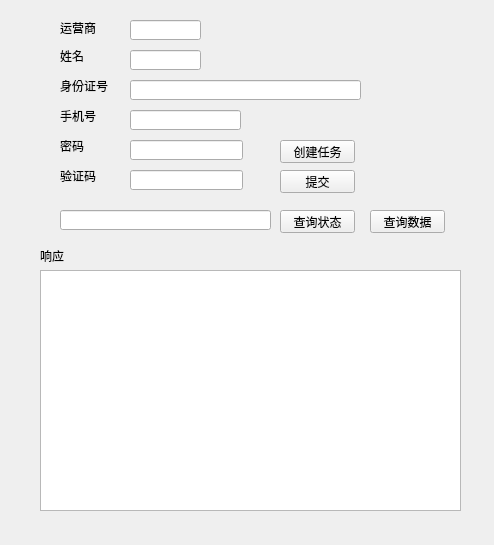
<?xml version="1.0" encoding="UTF-8"?>
<ui version="4.0">
 <class>Form</class>
 <widget class="QWidget" name="Form">
  <property name="geometry">
   <rect>
    <x>0</x>
    <y>0</y>
    <width>494</width>
    <height>545</height>
   </rect>
  </property>
  <property name="windowTitle">
   <string>私有化运营商</string>
  </property>
  <widget class="QLineEdit" name="lineEdit">
   <property name="geometry">
    <rect>
     <x>130</x>
     <y>110</y>
     <width>111</width>
     <height>20</height>
    </rect>
   </property>
  </widget>
  <widget class="QLineEdit" name="lineEdit_2">
   <property name="geometry">
    <rect>
     <x>130</x>
     <y>140</y>
     <width>113</width>
     <height>20</height>
    </rect>
   </property>
  </widget>
  <widget class="QLineEdit" name="lineEdit_3">
   <property name="geometry">
    <rect>
     <x>130</x>
     <y>80</y>
     <width>231</width>
     <height>20</height>
    </rect>
   </property>
  </widget>
  <widget class="QLineEdit" name="lineEdit_4">
   <property name="geometry">
    <rect>
     <x>130</x>
     <y>50</y>
     <width>71</width>
     <height>20</height>
    </rect>
   </property>
  </widget>
  <widget class="QLineEdit" name="lineEdit_5">
   <property name="geometry">
    <rect>
     <x>130</x>
     <y>20</y>
     <width>71</width>
     <height>20</height>
    </rect>
   </property>
  </widget>
  <widget class="QLabel" name="label">
   <property name="geometry">
    <rect>
     <x>60</x>
     <y>20</y>
     <width>41</width>
     <height>16</height>
    </rect>
   </property>
   <property name="text">
    <string>运营商</string>
   </property>
   <property name="textFormat">
    <enum>Qt::AutoText</enum>
   </property>
   <property name="wordWrap">
    <bool>false</bool>
   </property>
  </widget>
  <widget class="QLabel" name="label_2">
   <property name="geometry">
    <rect>
     <x>60</x>
     <y>50</y>
     <width>54</width>
     <height>12</height>
    </rect>
   </property>
   <property name="text">
    <string>姓名</string>
   </property>
  </widget>
  <widget class="QLabel" name="label_3">
   <property name="geometry">
    <rect>
     <x>60</x>
     <y>80</y>
     <width>54</width>
     <height>12</height>
    </rect>
   </property>
   <property name="text">
    <string>身份证号</string>
   </property>
  </widget>
  <widget class="QLabel" name="label_4">
   <property name="geometry">
    <rect>
     <x>60</x>
     <y>110</y>
     <width>54</width>
     <height>12</height>
    </rect>
   </property>
   <property name="text">
    <string>手机号</string>
   </property>
  </widget>
  <widget class="QLabel" name="label_5">
   <property name="geometry">
    <rect>
     <x>60</x>
     <y>140</y>
     <width>54</width>
     <height>12</height>
    </rect>
   </property>
   <property name="text">
    <string>密码</string>
   </property>
  </widget>
  <widget class="QLineEdit" name="lineEdit_6">
   <property name="geometry">
    <rect>
     <x>130</x>
     <y>170</y>
     <width>113</width>
     <height>20</height>
    </rect>
   </property>
  </widget>
  <widget class="QLabel" name="label_6">
   <property name="geometry">
    <rect>
     <x>60</x>
     <y>170</y>
     <width>54</width>
     <height>12</height>
    </rect>
   </property>
   <property name="text">
    <string>验证码</string>
   </property>
  </widget>
  <widget class="QPushButton" name="pushButton">
   <property name="geometry">
    <rect>
     <x>280</x>
     <y>140</y>
     <width>75</width>
     <height>23</height>
    </rect>
   </property>
   <property name="text">
    <string>创建任务</string>
   </property>
  </widget>
  <widget class="QPushButton" name="pushButton_2">
   <property name="geometry">
    <rect>
     <x>280</x>
     <y>170</y>
     <width>75</width>
     <height>23</height>
    </rect>
   </property>
   <property name="text">
    <string>提交</string>
   </property>
  </widget>
  <widget class="QTextEdit" name="textEdit">
   <property name="geometry">
    <rect>
     <x>40</x>
     <y>270</y>
     <width>421</width>
     <height>241</height>
    </rect>
   </property>
  </widget>
  <widget class="QLabel" name="label_7">
   <property name="geometry">
    <rect>
     <x>40</x>
     <y>250</y>
     <width>54</width>
     <height>12</height>
    </rect>
   </property>
   <property name="text">
    <string>响应</string>
   </property>
  </widget>
  <widget class="QLineEdit" name="lineEdit_7">
   <property name="geometry">
    <rect>
     <x>60</x>
     <y>210</y>
     <width>211</width>
     <height>20</height>
    </rect>
   </property>
   <property name="toolTipDuration">
    <number>5</number>
   </property>
  </widget>
  <widget class="QPushButton" name="pushButton_3">
   <property name="geometry">
    <rect>
     <x>280</x>
     <y>210</y>
     <width>75</width>
     <height>23</height>
    </rect>
   </property>
   <property name="text">
    <string>查询状态</string>
   </property>
  </widget>
  <widget class="QPushButton" name="pushButton_4">
   <property name="geometry">
    <rect>
     <x>370</x>
     <y>210</y>
     <width>75</width>
     <height>23</height>
    </rect>
   </property>
   <property name="text">
    <string>查询数据</string>
   </property>
  </widget>
 </widget>
 <tabstops>
  <tabstop>lineEdit_5</tabstop>
  <tabstop>lineEdit_4</tabstop>
  <tabstop>lineEdit_3</tabstop>
  <tabstop>lineEdit</tabstop>
  <tabstop>lineEdit_2</tabstop>
  <tabstop>pushButton</tabstop>
  <tabstop>lineEdit_6</tabstop>
  <tabstop>pushButton_2</tabstop>
  <tabstop>lineEdit_7</tabstop>
  <tabstop>pushButton_3</tabstop>
  <tabstop>pushButton_4</tabstop>
  <tabstop>textEdit</tabstop>
 </tabstops>
 <resources/>
 <connections/>
</ui>
